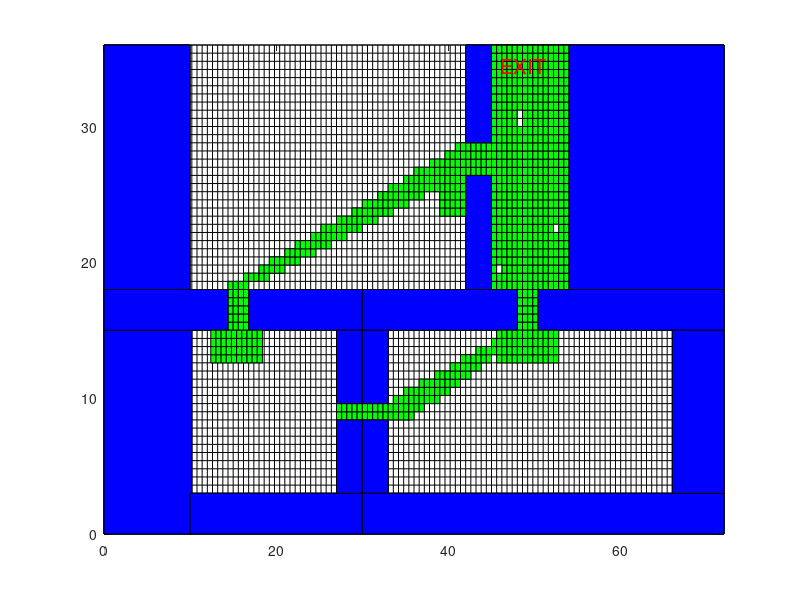

Recreate this plot in MATLAB.
%mcm2019_freedemo2.m
for x=0:0.6:72
    plot([x,x],[0,36],'k');
    hold on
end
for y=0:0.6:36
    plot([0,72],[y,y],'k');
    hold on
end
xlim([0,72]);
ylim([0,36]);
fill([0,10.2,10.2,0],[0,0,15,15],'b');
fill([0,14.4,14.4,0],[15,15,18,18],'b');
fill([16.8,30,30,16.8],[15,15,18,18],'b');
fill([0,10,10,0],[18,18,36,36],'b');
fill([10,30,30,10],[0,0,3,3],'b');
fill([27,30,30,27],[3,3,8.4,8.4],'b');
fill([27,30,30,27],[9.6,9.6,15,15],'b');
fill([30,48,48,30],[15,15,18,18],'b');
fill([30,33,33,30],[3,3,8.4,8.4],'b');
fill([30,33,33,30],[9.6,9.6,15,15],'b');
fill([30,72,72,30],[0,0,3,3],'b');
fill([50.4,72,72,50.4],[15,15,18,18],'b');
fill([66,72,72,66],[3,3,15,15],'b');
fill([42,45,45,42],[18,18,26.4,26.4],'b');
fill([42,45,45,42],[28.8,28.8,36,36],'b');
fill([54,72,72,54],[18,18,36,36],'b');

for x=45:0.6:54-0.6
    for y=18:0.6:72-0.6
        fill([x,x+0.6,x+0.6,x],[y,y,y+0.6,y+0.6],'g');
    end
end
fill([48,48.6,48.6,48],[30,30,30.6,30.6],'w');
fill([48,48.6,48.6,48],[30.6,30.6,31.2,31.2],'w');
fill([52.2,52.8,52.8,52.2],[22.2,22.2,22.8,22.8],'w');
fill([45.6,46.2,46.2,45.6],[19.2,19.2,19.8,19.8],'w');
for x=42:0.6:44.4
    for y=26.4:0.6:28.2
        fill([x,x+0.6,x+0.6,x],[y,y,y+0.6,y+0.6],'g');
    end
end
for x=48:0.6:49.8
    for y=15:0.6:17.4
        fill([x,x+0.6,x+0.6,x],[y,y,y+0.6,y+0.6],'g');
    end
end
for x=27:0.6:32.4
    for y=8.4:0.6:9
        fill([x,x+0.6,x+0.6,x],[y,y,y+0.6,y+0.6],'g');
    end
end
for x=14.4:0.6:16.2
    for y=15:0.6:17.4
        fill([x,x+0.6,x+0.6,x],[y,y,y+0.6,y+0.6],'g');
    end
end
fill([0,10.2,10.2,0],[0,0,15,15],'b');
fill([0,14.4,14.4,0],[15,15,18,18],'b');
fill([16.8,30,30,16.8],[15,15,18,18],'b');
fill([0,10,10,0],[18,18,36,36],'b');
fill([10,30,30,10],[0,0,3,3],'b');
fill([27,30,30,27],[3,3,8.4,8.4],'b');
fill([27,30,30,27],[9.6,9.6,15,15],'b');
fill([30,48,48,30],[15,15,18,18],'b');
fill([30,33,33,30],[3,3,8.4,8.4],'b');
fill([30,33,33,30],[9.6,9.6,15,15],'b');
fill([30,72,72,30],[0,0,3,3],'b');
fill([50.4,72,72,50.4],[15,15,18,18],'b');
fill([66,72,72,66],[3,3,15,15],'b');
fill([42,45,45,42],[18,18,26.4,26.4],'b');
fill([42,45,45,42],[28.8,28.8,36,36],'b');
fill([54,72,72,54],[18,18,36,36],'b');
for x=39:0.6:41.4
    for y=23.4:0.6:25.8
        fill([x,x+0.6,x+0.6,x],[y,y,y+0.6,y+0.6],'g');
    end
end
for x=42-0.6*4:0.6:42-0.6
    fill([x,x+0.6,x+0.6,x],[27,27,27.6,27.6],'g');
    fill([x,x+0.6,x+0.6,x],[26.4,26.4,27,27],'g');
end
for x=14.4:0.6:42-0.6
    for y=18:0.6:28.8-0.6
        if y<0.39.*x+12.389
            if y>0.33.*x+12.456
                fill([x,x+0.6,x+0.6,x],[y,y,y+0.6,y+0.6],'g');
            end
        end
    end
end
for x=33:0.6:47.4
    for y=8.4:0.6:14.4
        if y<0.36.*x-2.28
            if y>0.458.*x-8
                fill([x,x+0.6,x+0.6,x],[y,y,y+0.6,y+0.6],'g');
            end
        end
    end
end
for x=14.2-3*0.6:0.6:16.8+2*0.6
    for y=15-4*0.6:0.6:14.4
        fill([x,x+0.6,x+0.6,x],[y,y,y+0.6,y+0.6],'g');
    end
end
for x=48-4*0.6:0.6:50.4+3*0.6
    for y=15-4*0.6:0.6:14.4
        fill([x,x+0.6,x+0.6,x],[y,y,y+0.6,y+0.6],'g');
    end
end
for x=46.2-0.6*3:0.6:42.6+0.6
    for y=12.6-0.6*2:0.6:12.6
        fill([x,x+0.6,x+0.6,x],[y,y,y+0.6,y+0.6],'g');
    end
end



text(46,34.5,'EXIT','FontSize',15,'Color','red');
